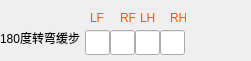
     <widget class="QWidget" name="widget_13" native="true">
      <property name="geometry">
       <rect>
        <x>590</x>
        <y>360</y>
        <width>251</width>
        <height>61</height>
       </rect>
      </property>
      <widget class="QLineEdit" name="edit_180AmbleTurn_pressSet_lf">
       <property name="geometry">
        <rect>
         <x>85</x>
         <y>30</y>
         <width>25</width>
         <height>25</height>
        </rect>
       </property>
       <property name="text">
        <string/>
       </property>
      </widget>
      <widget class="QLabel" name="label_109">
       <property name="geometry">
        <rect>
         <x>0</x>
         <y>30</y>
         <width>81</width>
         <height>16</height>
        </rect>
       </property>
       <property name="styleSheet">
        <string notr="true">font: 25 7pt &quot;Adobe 宋体 Std L&quot;;</string>
       </property>
       <property name="text">
        <string>180度转弯缓步</string>
       </property>
      </widget>
      <widget class="QLineEdit" name="edit_180AmbleTurn_pressSet_rf">
       <property name="geometry">
        <rect>
         <x>110</x>
         <y>30</y>
         <width>25</width>
         <height>25</height>
        </rect>
       </property>
       <property name="text">
        <string/>
       </property>
      </widget>
      <widget class="QLineEdit" name="edit_180AmbleTurn_pressSet_lh">
       <property name="geometry">
        <rect>
         <x>135</x>
         <y>30</y>
         <width>25</width>
         <height>25</height>
        </rect>
       </property>
       <property name="text">
        <string/>
       </property>
      </widget>
      <widget class="QLineEdit" name="edit_180AmbleTurn_pressSet_rh">
       <property name="geometry">
        <rect>
         <x>160</x>
         <y>30</y>
         <width>25</width>
         <height>25</height>
        </rect>
       </property>
       <property name="text">
        <string/>
       </property>
      </widget>
      <widget class="QLabel" name="label_110">
       <property name="geometry">
        <rect>
         <x>90</x>
         <y>10</y>
         <width>16</width>
         <height>16</height>
        </rect>
       </property>
       <property name="styleSheet">
        <string notr="true">font: 25 6pt &quot;Adobe 宋体 Std L&quot;;
color: rgb(255, 85, 0);</string>
       </property>
       <property name="text">
        <string>LF</string>
       </property>
      </widget>
      <widget class="QLabel" name="label_111">
       <property name="geometry">
        <rect>
         <x>120</x>
         <y>10</y>
         <width>16</width>
         <height>16</height>
        </rect>
       </property>
       <property name="styleSheet">
        <string notr="true">font: 25 6pt &quot;Adobe 宋体 Std L&quot;;
color: rgb(255, 85, 0);</string>
       </property>
       <property name="text">
        <string>RF</string>
       </property>
      </widget>
      <widget class="QLabel" name="label_112">
       <property name="geometry">
        <rect>
         <x>140</x>
         <y>10</y>
         <width>16</width>
         <height>16</height>
        </rect>
       </property>
       <property name="styleSheet">
        <string notr="true">font: 25 6pt &quot;Adobe 宋体 Std L&quot;;
color: rgb(255, 85, 0);</string>
       </property>
       <property name="text">
        <string>LH</string>
       </property>
      </widget>
      <widget class="QLabel" name="label_113">
       <property name="geometry">
        <rect>
         <x>170</x>
         <y>10</y>
         <width>16</width>
         <height>16</height>
        </rect>
       </property>
       <property name="styleSheet">
        <string notr="true">font: 25 6pt &quot;Adobe 宋体 Std L&quot;;
color: rgb(255, 85, 0);</string>
       </property>
       <property name="text">
        <string>RH</string>
       </property>
      </widget>
     </widget>
